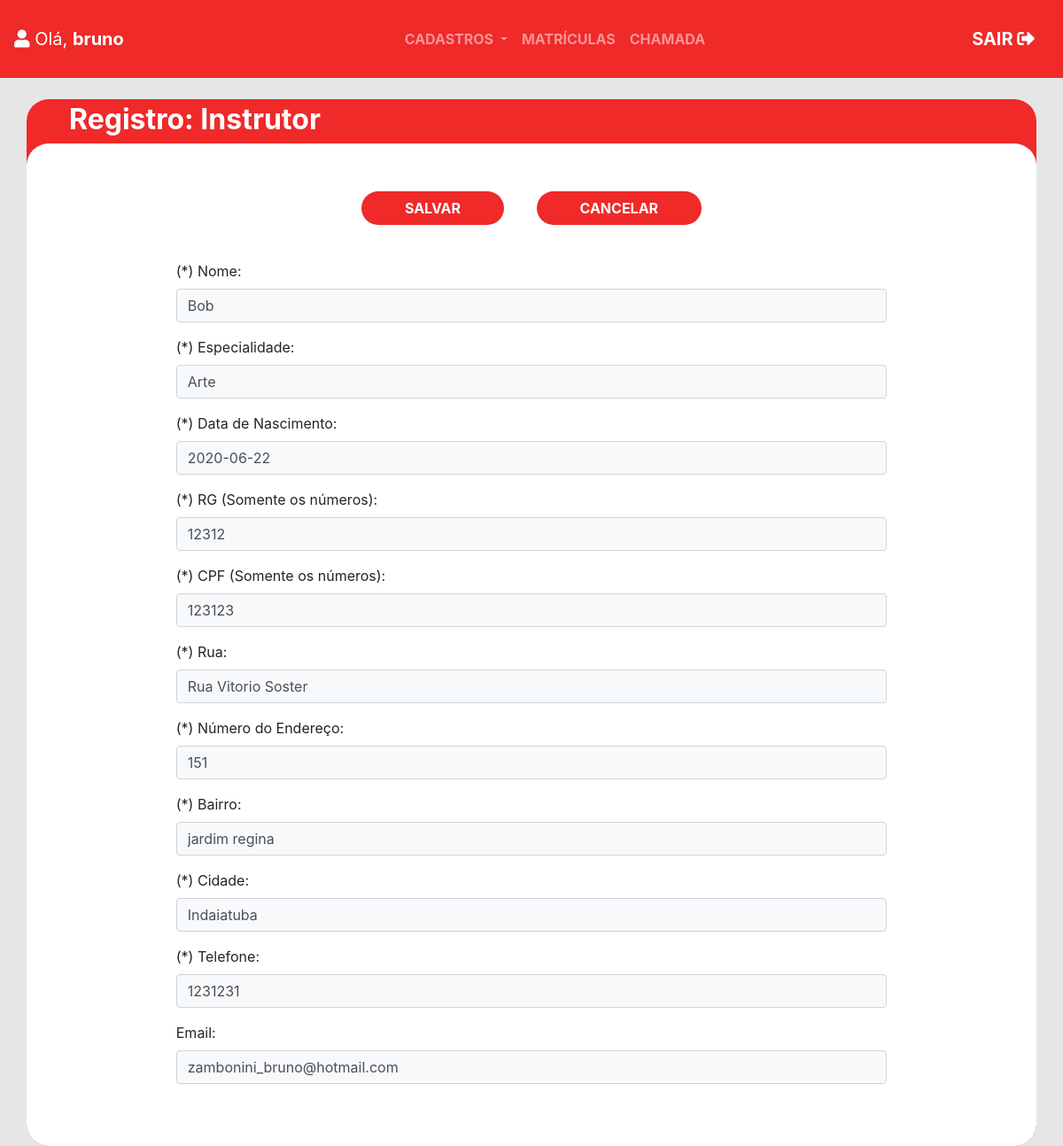
The page /instrutor_update/1/ (signed in) on the database its author committed.
### caritas_app/models.py (models this page shows, shortened)
class Instrutor(models.Model):
    cod_instrutor = models.AutoField(auto_created=True, primary_key=True)
    nome_instrutor = models.CharField(max_length=50, null=False)
    especialidade_instrutor = models.CharField(max_length=9, null=False)
    rg_instrutor = models.CharField(max_length=9, null=False)
    cpf_instrutor = models.CharField(max_length=11, null=False)
    nascimento_instrutor = models.DateField(null=False)
    rua_instrutor = models.CharField(max_length=50, null=False)
    numero_instrutor = models.CharField(max_length=5, null=False)
    bairro_instrutor = models.CharField(max_length=30, null=False)
    cidade_instrutor = models.CharField(max_length=30, null=False)
    telefone_instrutor = models.CharField(max_length=11, null=False)
    email_instrutor = models.EmailField()
    class Meta:
        db_table = 'instrutor'

### caritas_app/views.py (the view)
# urls.py: path('instrutor_update/<int:cod_instrutor>/', views.instrutor_update, name='url_instrutor_update'),
@login_required(login_url='/login/')
def instrutor_update(request, cod_instrutor):
    instrutor = tabela.Instrutor.objects.get(pk=cod_instrutor) # se nao funcionar mudar id por pk
    form = caritas_app.forms.InstrutorForm(request.POST or None, instance=instrutor)
    data = {}
    if form.is_valid():
        form.save()
        return redirect('url_instrutor')
    data['form'] = form
    return render(request, 'registro_instrutor.html', data)

### caritas_app/forms.py
class InstrutorForm(forms.ModelForm):
    class Meta:
        model = models.Instrutor
        fields = (
            'nome_instrutor',
            'especialidade_instrutor',
            'rg_instrutor',
            'cpf_instrutor',
            'nascimento_instrutor',
            'rua_instrutor',
            'numero_instrutor',
            'bairro_instrutor',
            'cidade_instrutor',
            'telefone_instrutor',
            'email_instrutor')

### caritas_app/templates/registro_instrutor.html (shortened to what this page needs)
<!DOCTYPE html>
<html lang="pt-br">
<head>
  {% include "partials/head.html" %}
</head>
<body style="background-color: #E6E6E6">
{% include "partials/navbar.html" %}
<br>
<div class="container px-0 " style="background-color: #F02929;border-radius: 25px">
 <h2 class="font-weight-bolder ml-5 pt-1 text-white">  Registro: Instrutor </h2>
<div class="container-fluid bg-white " style="border-radius: 25px">
<div style="height: 30px"></div>
<br>
<div class="container w-75 mx-auto">
<form method="POST">
<div class="text-center">
    <button type="submit" class="btn text-white px-5 mx-3 font-weight-bolder" style="background-color: #F02929;border-radius: 25px">SALVAR</button>
    <a href="{% url 'url_instrutor' %}">
        <button type="button" class="btn text-white px-5 mx-3 font-weight-bolder" style="background-color: #F02929;border-radius: 25px"> CANCELAR</button>
    </a>
</div>
<div style="height: 40px"></div>
{% load widget_tweaks %}
    <div class="form-group">
      <label for="nome">(*) Nome:</label>
      {% render_field form.nome_instrutor class+="form-control  bg-light" placeholder="Digite aqui o Nome Completo (Obrigatório)" %}
    </div>
  <div class="form-group">
    <label for="especialidade">(*) Especialidade:</label>
    {% render_field form.especialidade_instrutor class+="form-control  bg-light" placeholder="Digite aqui a especialidade (Obrigatório)" %}
  </div>
    <div class="form-group">
      <label for="nascimento">(*) Data de Nascimento:</label>
      {% render_field form.nascimento_instrutor class+="form-control  bg-light" placeholder="dd/mm/aaaa" %}
    </div>
    <div class="form-group">
      <label for="rg">(*) RG (Somente os números):</label>
      {% render_field form.rg_instrutor class+="form-control  bg-light" type="number" placeholder="Digite aqui o RG (Obrigatório)" %}
    </div>
    <div class="form-group">
      <label for="cpf">(*) CPF (Somente os números):</label>
      {% render_field form.cpf_instrutor class+="form-control  bg-light" type="number" placeholder="Digite aqui os Números do CPF (Obrigatório)" %}
    </div>
    <div class="form-group">
      <label for="rua">(*) Rua:</label>
      {% render_field form.rua_instrutor class+="form-control  bg-light" placeholder="Digite aqui o nome da rua (Obrigatório)" %}
    </div>
    <div class="form-group">
      <label for="numero">(*) Número do Endereço:</label>
      {% render_field form.numero_instrutor class+="form-control  bg-light" type="number" placeholder="Digite aqui o número do endereço (Obrigatório)" %}
    </div>
    <div class="form-group">
      <label for="bairro">(*) Bairro:</label>
      {% render_field form.bairro_instrutor class+="form-control  bg-light" placeholder="Digite aqui o bairro (Obrigatório)" %}
    </div>
    <div class="form-group">
      <label for="cidade">(*) Cidade:</label>
      {% render_field form.cidade_instrutor class+="form-control  bg-light" placeholder="Digite aqui a cidade (Obrigatório)" %}
    </div>
    <div class="form-group">
      <label for="telefone">(*) Telefone:</label>
      {% render_field form.telefone_instrutor class+="form-control  bg-light" placeholder="Digite aqui o telefone (apenas número)" %}
    </div>
    <div class="form-group">
      <label for="email">Email:</label>
      {% render_field form.email_instrutor class+="form-control  bg-light" type="email" placeholder="Digite aqui o e-mail" %}
    </div>
  </form>
</div>
<br>
<div style="height: 30px"></div>
</div>
</div>
</body>
</html>

### caritas_app/templates/partials/navbar.html (shortened to what this page needs)
<nav class="navbar navbar-expand-sm navbar-dark pt-4 pb-4" style="background-color: #F02929">
    <a class="navbar-brand justify-content-middle" href="{% url 'url_menu' %}"><i class="fas fa-user"></i> Olá, <span
        class="font-weight-bolder"> {{ user.get_username }}</span></a>
    <div class="collapse navbar-collapse" id="collapsibleNavbar">
      <ul class="navbar-nav font-weight-bolder mx-auto">
        <li class="nav-item dropdown">
          <a class="nav-link dropdown-toggle" href="#" id="navbardrop" data-toggle="dropdown">
            CADASTROS
          </a>
        </li>
        <li class="nav-item">
          <a class="nav-link" href="{% url 'url_matriculados' %}">MATRÍCULAS</a>
        </li>
        <li class="nav-item">
          <a class="nav-link" href="{% url 'url_chamadas' %}">CHAMADA</a>
        </li>
      </ul>
      <a class="navbar-brand justify-content-end font-weight-bolder" href="{% url 'url_logout' %}">SAIR <i
          class="fas fa-sign-out-alt"></i></a>
    </div>
  </nav>

### rows shown on the page
Instrutor: nome_instrutor "Bob", especialidade_instrutor "Arte", nascimento_instrutor "2020-06-22", rg_instrutor "12312", cpf_instrutor "123123", rua_instrutor "Rua Vitorio Soster", numero_instrutor "151", bairro_instrutor "jardim regina", cidade_instrutor "Indaiatuba", telefone_instrutor "1231231", email_instrutor "zambonini_bruno@hotmail.com"

### other values the page prints
{{ user.get_username }} "bruno"
